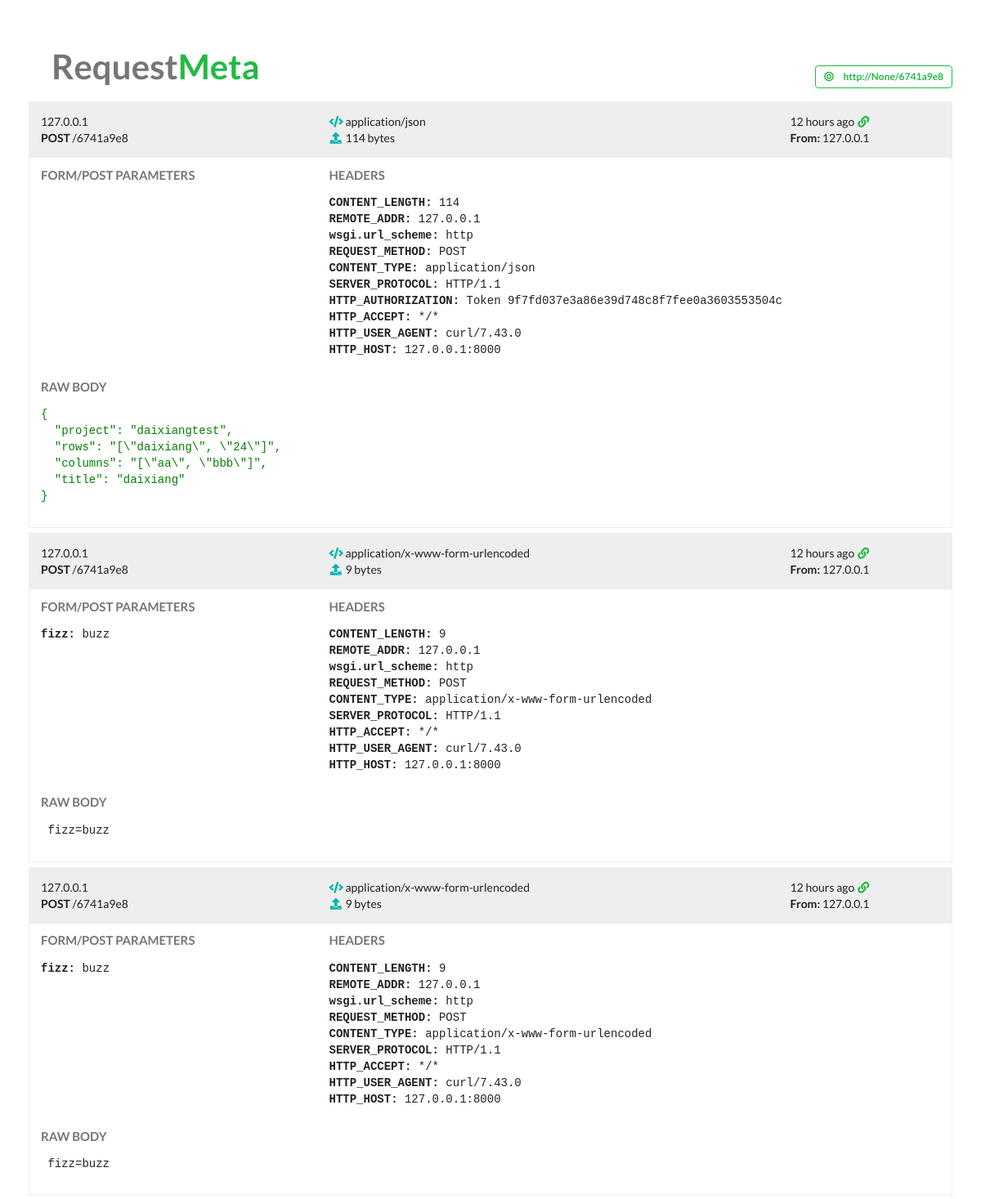
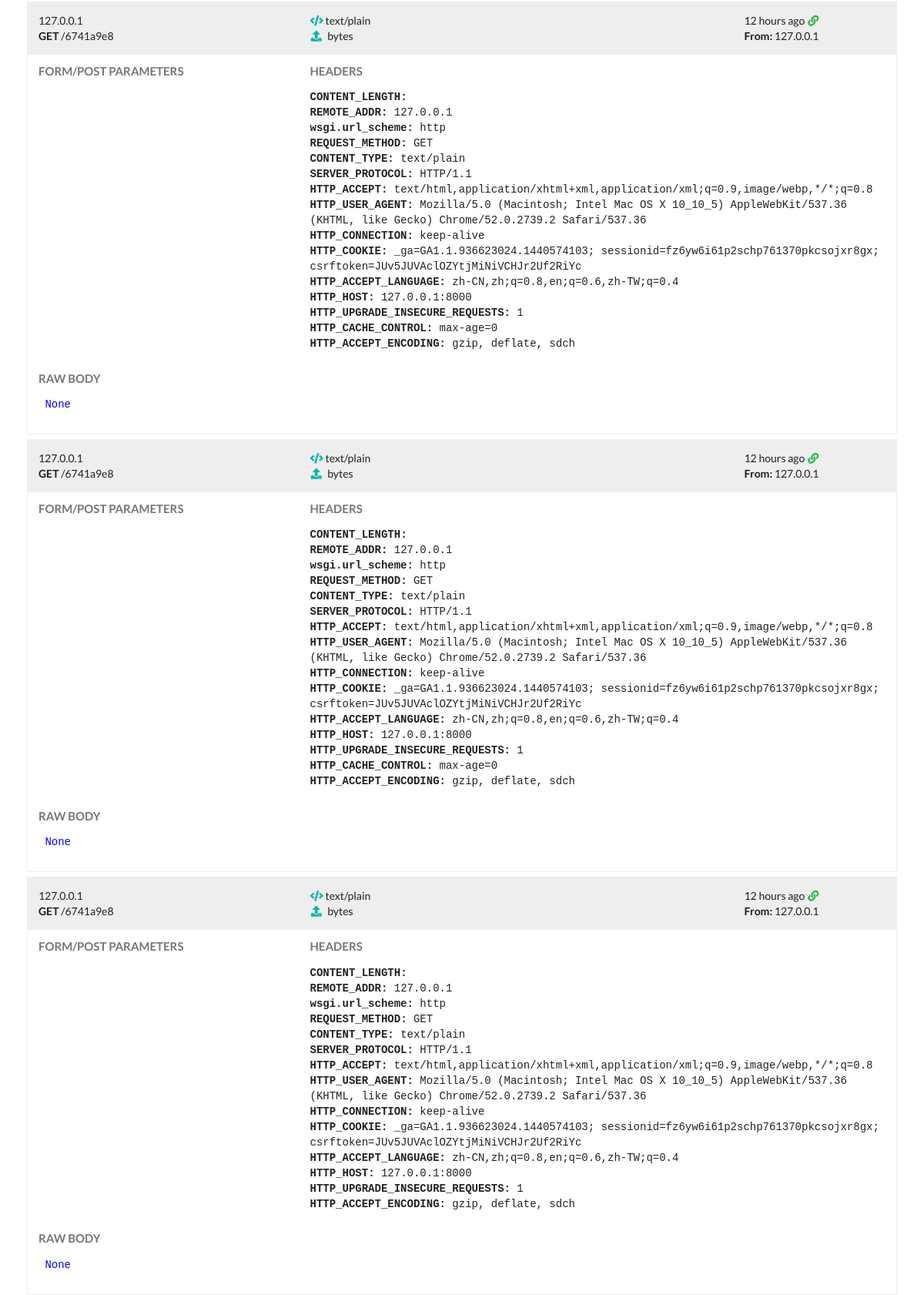
/inspect/6741a9e8/, run on the app's committed database (2 pictures, top to bottom).
### web/models.py (models this page shows, shortened)
class URL(models.Model):
    _id = models.CharField(max_length=45, primary_key=True)
    user = models.CharField(max_length=45, default=None)
    start_time = models.DateTimeField(auto_now_add=True)

class Request(models.Model):
    url = models.ForeignKey(URL)
    time = models.DateTimeField(auto_now_add=True)
    method = models.CharField(max_length=20, default=None)
    metas = JSONField(default=None)
    headers = JSONField()
    parameters = JSONField()
    body = models.TextField(default="")

### web/views.py (the view)
# urls.py: url(r'^inspect/(?P<url>.\w+)/$', inspect),
@csrf_protect
def inspect(request, url):
    url = get_object_or_404(URL, pk=url)
    qs = Request.objects.filter(url=url).order_by('-time')
    http_host = request.META.get('HTTP_HOST', None)
    return render_to_response('inspect.html', locals())

### web/templatetags/tools.py (called while the page is built)
@register.filter
def humanize(time):
    if time is None:
        return None
    return arrow.get(time, settings.TIME_ZONE).humanize()

@register.filter
def value(jsonstring, key):
    if isinstance(jsonstring, dict):
        data = jsonstring
    else:
        data = json.loads(jsonstring)
    value= data.get(key, None)
    if value:
        return value.strip()
    return value

@register.filter
def is_json(jsonstring):
	try:
	    data = json.loads(jsonstring)
	except Exception as e:
		return False
	return True

@register.filter
def to_json(jsonstring):
	try:
	    data = json.loads(jsonstring)
	    return json.dumps(data, indent=2, ensure_ascii=False)
	except Exception as e:
		return None

### web/templates/inspect.html (shortened to what this page needs)
{% extends "base.html" %}
{% load tools %}
{% block right_header %}
<div class="bottom-right" style="float: right">
  <div class="ui green basic label">
  <i class="green bullseye icon"></i>
    http://{{http_host}}/{{ url.pk }}
  </div>
</div>
{% endblock %}
{% block content %}
{% for request in qs %}
<div id="{{request.id}}" class="ui greyborder grid" style="margin-top: 20px;margin-left: 35px;margin-right: 35px;">
  <div class="sixteen wide column">
    <div class="ui grid" style="background-color: #eeeeee;">
      <div class="five wide column">
        {{ request.metas|value:"REMOTE_ADDR"}}</br>
        <b>{{ request.method }}</b> /{{ request.url.pk }}</br>
      </div>
      <div class="eight wide column">
        <i class="teal code icon"></i>{{ request.metas|value:"CONTENT_TYPE"}}</br>
        <i class="teal upload icon"></i>{{ request.metas|value:"CONTENT_LENGTH"}} bytes
      </div>
      <div class="three wide column">
        {{ request.time|humanize }} <a href="#{{request.id}}"><i class="green linkify icon"></i></a></br>
        <b>From: </b>{{ request.metas|value:"REMOTE_ADDR"}}
      </div>
    </div>
  </div>
  <div class="five wide monospaced column">
    <h4 class="ui grey header">FORM/POST PARAMETERS</h4>
    {% for k, v in request.parameters.items%}
    <b>{{ k }}: </b>{{ v }}</br>
    {% endfor %}
  </div>
  <div class="eleven wide monospaced column">
    <h4 class="ui grey header">HEADERS</h4>
    {% for k, v in request.metas.items%}
    <b>{{ k }}: </b>{{ v }}</br>
    {% endfor %}
    {% for k, v in request.headers.items %}
    <b>{{ k }}: </b>{{ v }}</br>
    {% endfor %}
  </div>
  <div class="sixteen wide column">
  <h4 class="ui grey header">RAW BODY</h4>
  {% if not request.body %}
  <pre><span class="monospaced" style="color: blue;"> None</span></pre>
  {% elif request.body|is_json %}
  <pre><span class="monospaced" style="color: green;">{{ request.body|to_json }}</span></pre>
  {% else %}
  <pre><span class="monospaced"> {{ request.body }}</span></pre>
  {% endif %}
  </div>
</div>
{% endfor %}
{% endblock %}

### web/templates/base.html (shortened to what this page needs)
{% load staticfiles %}
<html>
  <head>
    <link href="//cdn.bootcss.com/semantic-ui/2.1.8/semantic.min.css" rel="stylesheet">
    <link rel="stylesheet" type="text/css" href="{% static "style.css" %}">
    <link rel="stylesheet" type="text/css" href="{% static "prettify.min.css" %}">
  </head>
  <body onload="prettyPrint()">
    <div class="ui grid" style="margin-left: 35px;margin-right: 35px;margin-top: 80px;">
      <div class="four wide column">
        <div class="bottom-right" style="float: right;">
          <a href="/">
          <h1 class="ui green header" style="margin-top: 0px;margin-bottom: 0px;float: right;font-size: 3em;">Meta</h1>
          <h1 class="ui grey header" style="margin-top: 0px;margin-bottom: 0px;float: right;font-size: 3em;">Request</h1>
          </a>
        </div>
      </div>
      <div class="twelve wide column" style="padding-bottom: 0px;">
      {% block right_header %} {% endblock %}
      </div>
    </div>
    <div class="container" style="margin-top: 30px;">
    {% block content %} {% endblock %}
    </div>
  </body>
</html>

### web/static/style.css (style rules this page uses)
.bottom-right { position:absolute; right:0px; bottom:0px; }
.monospaced { font-family: Courier New; }
.greyborder { border-style: solid; border-width: 1px; border-color: #eeeeee; }

### data on the page
URL: pk "6741a9e8"
Request: metas|value "127.0.0.1", method "POST", url.pk "6741a9e8", metas|value "application/json", metas|value "114", time "12 hours ago", metas "CONTENT_LENGTH" "REMOTE_ADDR" "wsgi.url_scheme" "REQUEST_METHOD" "CONTENT_TYPE" "SERVER_PROTOCOL", metas "114" "127.0.0.1" "http" "POST" "application/json" "HTTP/1.1", headers "HTTP_AUTHORIZATION" "HTTP_ACCEPT" "HTTP_USER_AGENT" "HTTP_HOST", headers "Token 9f7fd037e3a86e39d748c8f7fee0a3603553504c" "*/*" "curl/7.43.0" "127.0.0.1:8000", body|to_json "{ \"project\": \"daixiangtest\", \"rows\": \"[\\\"daixiang\\\", \\\"24\\\"]\", \"columns\": \"[\\\"aa\\\", \\\"bbb\\\"]\", \"title\": \"daixiang\" }"
Request: metas|value "127.0.0.1", method "POST", url.pk "6741a9e8", metas|value "application/x-www-form-urlencoded", metas|value "9", time "12 hours ago", parameters "fizz", parameters "buzz", metas "CONTENT_LENGTH" "REMOTE_ADDR" "wsgi.url_scheme" "REQUEST_METHOD" "CONTENT_TYPE" "SERVER_PROTOCOL", metas "9" "127.0.0.1" "http" "POST" "application/x-www-form-urlencoded" "HTTP/1.1", headers "HTTP_ACCEPT" "HTTP_USER_AGENT" "HTTP_HOST", headers "*/*" "curl/7.43.0" "127.0.0.1:8000", body "fizz=buzz"
Request: metas|value "127.0.0.1", method "POST", url.pk "6741a9e8", metas|value "application/x-www-form-urlencoded", metas|value "9", time "12 hours ago", parameters "fizz", parameters "buzz", metas "CONTENT_LENGTH" "REMOTE_ADDR" "wsgi.url_scheme" "REQUEST_METHOD" "CONTENT_TYPE" "SERVER_PROTOCOL", metas "9" "127.0.0.1" "http" "POST" "application/x-www-form-urlencoded" "HTTP/1.1", headers "HTTP_ACCEPT" "HTTP_USER_AGENT" "HTTP_HOST", headers "*/*" "curl/7.43.0" "127.0.0.1:8000", body "fizz=buzz"
Request: metas|value "127.0.0.1", method "GET", url.pk "6741a9e8", metas|value "text/plain", time "12 hours ago", metas "CONTENT_LENGTH" "REMOTE_ADDR" "wsgi.url_scheme" "REQUEST_METHOD" "CONTENT_TYPE" "SERVER_PROTOCOL", metas "127.0.0.1" "http" "GET" "text/plain" "HTTP/1.1", headers "HTTP_ACCEPT" "HTTP_USER_AGENT" "HTTP_CONNECTION" "HTTP_COOKIE" "HTTP_ACCEPT_LANGUAGE" "HTTP_HOST" "HTTP_UPGRADE_INSECURE_REQUESTS" "HTTP_CACHE_CONTROL" "HTTP_ACCEPT_ENCODING", headers "text/html,application/xhtml+xml,application/xml;q=0.9,image/webp,*/*;q=0.8" "Mozilla/5.0 (Macintosh; Intel Mac OS X 10_10_5) AppleWebKit/537.36 (KHTML, like Gecko) Chrome/52.0.2739.2 Safari/537.36" "keep-alive" "_ga=GA1.1.936623024.1440574103; sessionid=fz6yw6i61p2schp761370pkcsojxr8gx; csrftoken=JUv5JUVAclOZYtjMiNiVCHJr2Uf2RiYc" "zh-CN,zh;q=0.8,en;q=0.6,zh-TW;q=0.4" "127.0.0.1:8000" "1" "max-age=0" "gzip, deflate, sdch", body "None"
Request: metas|value "127.0.0.1", method "GET", url.pk "6741a9e8", metas|value "text/plain", time "12 hours ago", metas "CONTENT_LENGTH" "REMOTE_ADDR" "wsgi.url_scheme" "REQUEST_METHOD" "CONTENT_TYPE" "SERVER_PROTOCOL", metas "127.0.0.1" "http" "GET" "text/plain" "HTTP/1.1", headers "HTTP_ACCEPT" "HTTP_USER_AGENT" "HTTP_CONNECTION" "HTTP_COOKIE" "HTTP_ACCEPT_LANGUAGE" "HTTP_HOST" "HTTP_UPGRADE_INSECURE_REQUESTS" "HTTP_CACHE_CONTROL" "HTTP_ACCEPT_ENCODING", headers "text/html,application/xhtml+xml,application/xml;q=0.9,image/webp,*/*;q=0.8" "Mozilla/5.0 (Macintosh; Intel Mac OS X 10_10_5) AppleWebKit/537.36 (KHTML, like Gecko) Chrome/52.0.2739.2 Safari/537.36" "keep-alive" "_ga=GA1.1.936623024.1440574103; sessionid=fz6yw6i61p2schp761370pkcsojxr8gx; csrftoken=JUv5JUVAclOZYtjMiNiVCHJr2Uf2RiYc" "zh-CN,zh;q=0.8,en;q=0.6,zh-TW;q=0.4" "127.0.0.1:8000" "1" "max-age=0" "gzip, deflate, sdch", body "None"
Request: metas|value "127.0.0.1", method "GET", url.pk "6741a9e8", metas|value "text/plain", time "12 hours ago", metas "CONTENT_LENGTH" "REMOTE_ADDR" "wsgi.url_scheme" "REQUEST_METHOD" "CONTENT_TYPE" "SERVER_PROTOCOL", metas "127.0.0.1" "http" "GET" "text/plain" "HTTP/1.1", headers "HTTP_ACCEPT" "HTTP_USER_AGENT" "HTTP_CONNECTION" "HTTP_COOKIE" "HTTP_ACCEPT_LANGUAGE" "HTTP_HOST" "HTTP_UPGRADE_INSECURE_REQUESTS" "HTTP_ACCEPT_ENCODING", headers "text/html,application/xhtml+xml,application/xml;q=0.9,image/webp,*/*;q=0.8" "Mozilla/5.0 (Macintosh; Intel Mac OS X 10_10_5) AppleWebKit/537.36 (KHTML, like Gecko) Chrome/52.0.2739.2 Safari/537.36" "keep-alive" "_ga=GA1.1.936623024.1440574103; sessionid=fz6yw6i61p2schp761370pkcsojxr8gx; csrftoken=JUv5JUVAclOZYtjMiNiVCHJr2Uf2RiYc" "zh-CN,zh;q=0.8,en;q=0.6,zh-TW;q=0.4" "127.0.0.1:8000" "1" "gzip, deflate, sdch", body "None"

### other printed values
{{ http_host }} "None"
